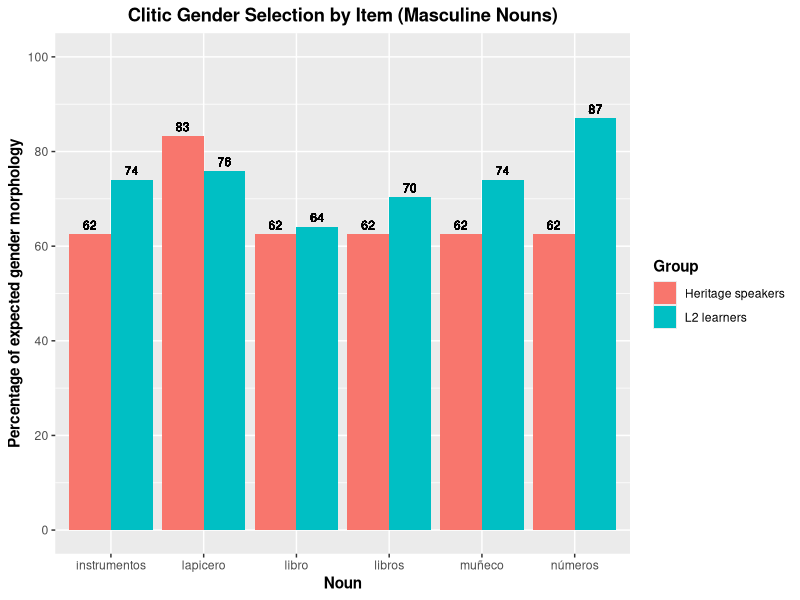
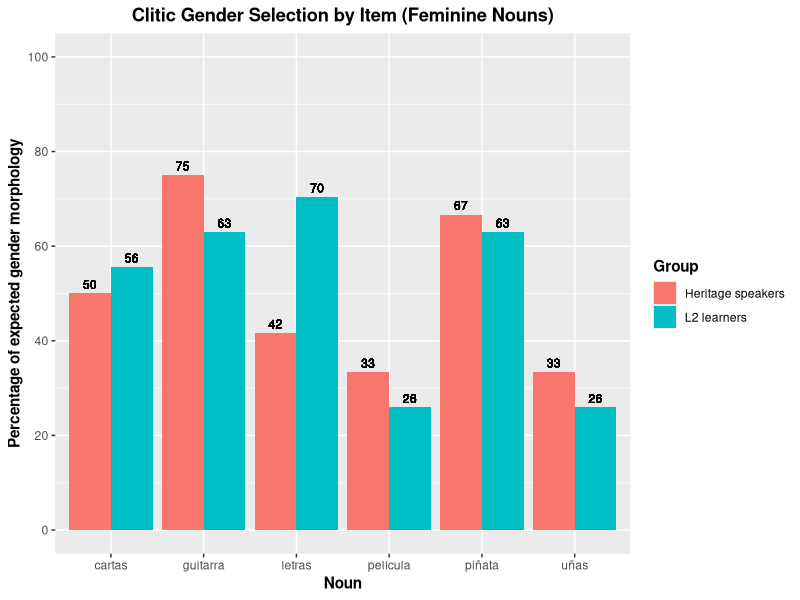
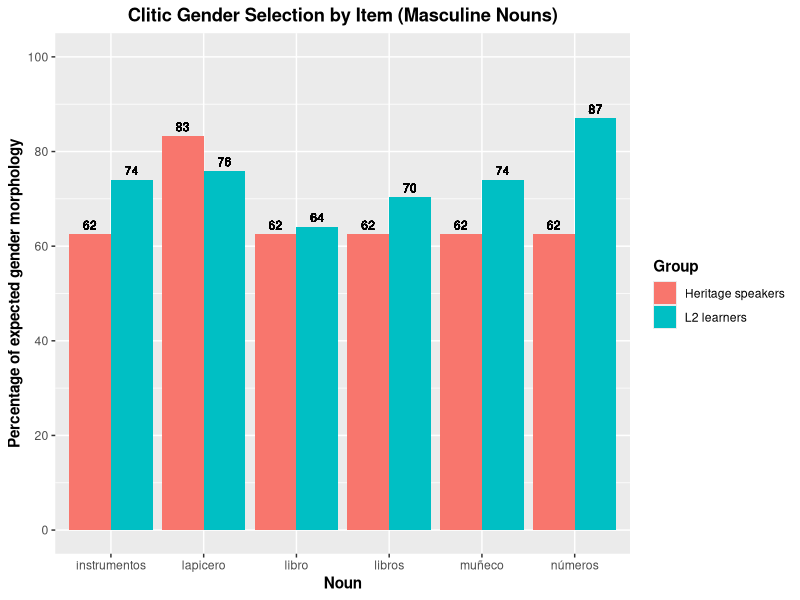
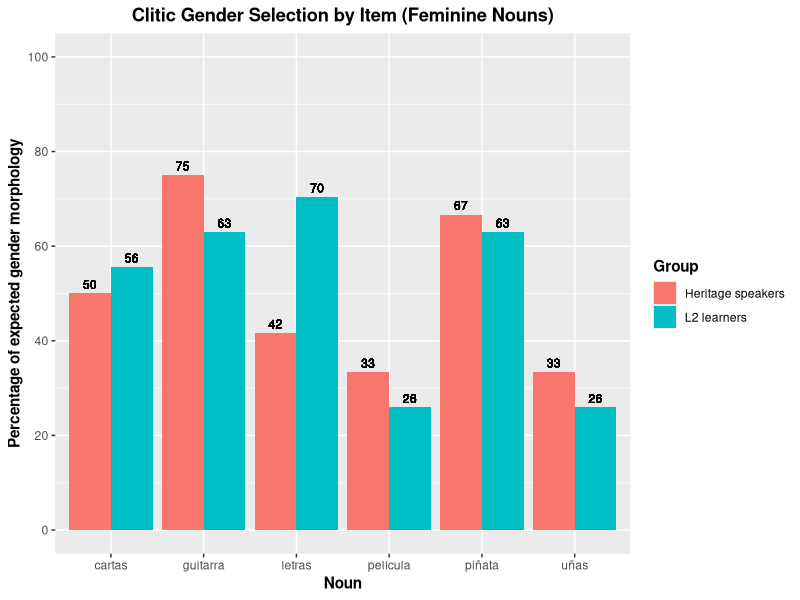

R code for these plots, in order:
library(tidyverse)
library(here)


# Load data
HS_2_FCT <- read_csv(here("./CSV Files/Heritage/Heritage Second Clitic FCT.csv")) %>% 
  mutate(Speaker_Group = "Heritage Speakers")

HS_45_FCT <- read_csv(here("./CSV Files/Heritage/Heritage Fourth and Fifth Clitic FCT.csv")) %>% 
  mutate(Speaker_Group = "Heritage Speakers")

HS_78_FCT <- read_csv(here("./CSV Files/Heritage/Heritage Seventh and Eighth Clitic FCT.csv")) %>% 
  mutate(Speaker_Group = "Heritage Speakers")

L2_2_FCT <- read_csv(here("./CSV Files/L2 Learners/L2 Second Clitic FCT.csv")) %>% 
  mutate(Speaker_Group = "L2 Learners")

L2_45_FCT <- read_csv(here("./CSV Files/L2 Learners/L2 Fourth and Fifth Clitic FCT.csv")) %>% 
  mutate(Speaker_Group = "L2 Learners")

L2_78_FCT <- read_csv(here("./CSV Files/L2 Learners/L2 Seventh and Eighth Clitic FCT.csv")) %>% 
  mutate(Speaker_Group = "L2 Learners")


# Separate by gender
## Masculine
HS_2_FCT_Masculine <- HS_2_FCT %>% 
  filter(Gender == "Masculine")

HS_45_FCT_Masculine <- HS_45_FCT %>% 
  filter(Gender == "Masculine")

HS_78_FCT_Masculine <- HS_78_FCT %>% 
  filter(Gender == "Masculine")

L2_2_FCT_Masculine <- L2_2_FCT %>% 
  filter(Gender == "Masculine")

L2_45_FCT_Masculine <- L2_45_FCT %>% 
  filter(Gender == "Masculine")

L2_78_FCT_Masculine <- L2_78_FCT %>% 
  filter(Gender == "Masculine")


## Feminine
HS_2_FCT_Feminine <- HS_2_FCT %>% 
  filter(Gender == "Feminine")

HS_45_FCT_Feminine <- HS_45_FCT %>% 
  filter(Gender == "Feminine")

HS_78_FCT_Feminine <- HS_78_FCT %>% 
  filter(Gender == "Feminine")

L2_2_FCT_Feminine <- L2_2_FCT %>% 
  filter(Gender == "Feminine")

L2_45_FCT_Feminine <- L2_45_FCT %>% 
  filter(Gender == "Feminine")

L2_78_FCT_Feminine <- L2_78_FCT %>% 
  filter(Gender == "Feminine")


## Join by speaker group
HS <- rbind(HS_2_FCT, HS_45_FCT, HS_78_FCT)
L2L <- rbind(L2_2_FCT, L2_45_FCT, L2_78_FCT)


# Separate by lexical items, HS
## HS, masculine
HS_Instrumentos <- HS %>% 
  filter(Item == "FCT-07") %>% 
  mutate(Item = "instrumentos")

HS_Lapicero <- HS %>% 
  filter(Item == "FCT-19") %>% 
  mutate(Item = "lapicero")

HS_Libro <- HS %>% 
  filter(Item == "FCT-03") %>% 
  mutate(Item = "libro")

HS_Libros <- HS %>% 
  filter(Item == "FCT-15") %>% 
  mutate(Item = "libros")

HS_Muñeco <- HS %>% 
  filter(Item == "FCT-11") %>% 
  mutate(Item = "muñeco")

HS_Números <- HS %>% 
  filter(Item == "FCT-23") %>% 
  mutate(Item = "números")


## HS, feminine
HS_Cartas <- HS %>% 
  filter(Item == "FCT-09") %>% 
  mutate(Item = "cartas")

HS_Guitarra <- HS %>% 
  filter(Item == "FCT-13") %>% 
  mutate(Item = "guitarra")

HS_Letras <- HS %>% 
  filter(Item == "FCT-17") %>% 
  mutate(Item = "letras")

HS_Película <- HS %>% 
  filter(Item == "FCT-05") %>% 
  mutate(Item = "película")

HS_Piñata <- HS %>% 
  filter(Item == "FCT-21") %>% 
  mutate(Item = "piñata")

HS_Uñas <- HS %>% 
  filter(Item == "FCT-05") %>% 
  mutate(Item = "uñas")


# Separate by lexical items, L2L
## L2L, masculine
L2L_Instrumentos <- L2L %>% 
  filter(Item == "FCT-07") %>% 
  mutate(Item = "instrumentos")

L2L_Lapicero <- L2L %>% 
  filter(Item == "FCT-19") %>% 
  mutate(Item = "lapicero")

L2L_Libro <- L2L %>% 
  filter(Item == "FCT-03") %>% 
  mutate(Item = "libro")

L2L_Libros <- L2L %>% 
  filter(Item == "FCT-15") %>% 
  mutate(Item = "libros")

L2L_Muñeco <- L2L %>% 
  filter(Item == "FCT-11") %>% 
  mutate(Item = "muñeco")

L2L_Números <- L2L %>% 
  filter(Item == "FCT-23") %>% 
  mutate(Item = "números")


## L2L, feminine
L2L_Cartas <- L2L %>% 
  filter(Item == "FCT-09") %>% 
  mutate(Item = "cartas")

L2L_Guitarra <- L2L %>% 
  filter(Item == "FCT-13") %>% 
  mutate(Item = "guitarra")

L2L_Letras <- L2L %>% 
  filter(Item == "FCT-17") %>% 
  mutate(Item = "letras")

L2L_Película <- L2L %>% 
  filter(Item == "FCT-05") %>% 
  mutate(Item = "película")

L2L_Piñata <- L2L %>% 
  filter(Item == "FCT-21") %>% 
  mutate(Item = "piñata")

L2L_Uñas <- L2L %>% 
  filter(Item == "FCT-05") %>% 
  mutate(Item = "uñas")


# Generate participant averages
## HS, masculine
HS_Instrumentos_Average <- aggregate(HS_Instrumentos$Accuracy, list(HS_Instrumentos$Structure), FUN = mean, na.rm = TRUE)
HS_Instrumentos_Average <- HS_Instrumentos_Average %>% rename(Structure_Avg = x)
HS_Instrumentos_Average <- left_join(HS_Instrumentos, HS_Instrumentos_Average, by = c("Structure" = "Group.1")) %>%  
  mutate(Structure_Percentage = Structure_Avg * 100)

HS_Lapicero_Average <- aggregate(HS_Lapicero$Accuracy, list(HS_Lapicero$Structure), FUN = mean, na.rm = TRUE)
HS_Lapicero_Average <- HS_Lapicero_Average %>% rename(Structure_Avg = x)
HS_Lapicero_Average <- left_join(HS_Lapicero, HS_Lapicero_Average, by = c("Structure" = "Group.1")) %>%  
  mutate(Structure_Percentage = Structure_Avg * 100)

HS_Libro_Average <- aggregate(HS_Libro$Accuracy, list(HS_Libro$Structure), FUN = mean, na.rm = TRUE)
HS_Libro_Average <- HS_Libro_Average %>% rename(Structure_Avg = x)
HS_Libro_Average <- left_join(HS_Libro, HS_Libro_Average, by = c("Structure" = "Group.1")) %>%  
  mutate(Structure_Percentage = Structure_Avg * 100)

HS_Libros_Average <- aggregate(HS_Libros$Accuracy, list(HS_Libros$Structure), FUN = mean, na.rm = TRUE)
HS_Libros_Average <- HS_Libros_Average %>% rename(Structure_Avg = x)
HS_Libros_Average <- left_join(HS_Libros, HS_Libros_Average, by = c("Structure" = "Group.1")) %>%  
  mutate(Structure_Percentage = Structure_Avg * 100)

HS_Muñeco_Average <- aggregate(HS_Muñeco$Accuracy, list(HS_Muñeco$Structure), FUN = mean, na.rm = TRUE)
HS_Muñeco_Average <- HS_Muñeco_Average %>% rename(Structure_Avg = x)
HS_Muñeco_Average <- left_join(HS_Muñeco, HS_Muñeco_Average, by = c("Structure" = "Group.1")) %>%  
  mutate(Structure_Percentage = Structure_Avg * 100)

HS_Números_Average <- aggregate(HS_Números$Accuracy, list(HS_Números$Structure), FUN = mean, na.rm = TRUE)
HS_Números_Average <- HS_Números_Average %>% rename(Structure_Avg = x)
HS_Números_Average <- left_join(HS_Números, HS_Números_Average, by = c("Structure" = "Group.1")) %>%  
  mutate(Structure_Percentage = Structure_Avg * 100)


## HS, feminine
HS_Cartas_Average <- aggregate(HS_Cartas$Accuracy, list(HS_Cartas$Structure), FUN = mean, na.rm = TRUE)
HS_Cartas_Average <- HS_Cartas_Average %>% rename(Structure_Avg = x)
HS_Cartas_Average <- left_join(HS_Cartas, HS_Cartas_Average, by = c("Structure" = "Group.1")) %>%  
  mutate(Structure_Percentage = Structure_Avg * 100)

HS_Guitarra_Average <- aggregate(HS_Guitarra$Accuracy, list(HS_Guitarra$Structure), FUN = mean, na.rm = TRUE)
HS_Guitarra_Average <- HS_Guitarra_Average %>% rename(Structure_Avg = x)
HS_Guitarra_Average <- left_join(HS_Guitarra, HS_Guitarra_Average, by = c("Structure" = "Group.1")) %>%  
  mutate(Structure_Percentage = Structure_Avg * 100)

HS_Letras_Average <- aggregate(HS_Letras$Accuracy, list(HS_Letras$Structure), FUN = mean, na.rm = TRUE)
HS_Letras_Average <- HS_Letras_Average %>% rename(Structure_Avg = x)
HS_Letras_Average <- left_join(HS_Letras, HS_Letras_Average, by = c("Structure" = "Group.1")) %>%  
  mutate(Structure_Percentage = Structure_Avg * 100)

HS_Película_Average <- aggregate(HS_Película$Accuracy, list(HS_Película$Structure), FUN = mean, na.rm = TRUE)
HS_Película_Average <- HS_Película_Average %>% rename(Structure_Avg = x)
HS_Película_Average <- left_join(HS_Película, HS_Película_Average, by = c("Structure" = "Group.1")) %>%  
  mutate(Structure_Percentage = Structure_Avg * 100)

HS_Piñata_Average <- aggregate(HS_Piñata$Accuracy, list(HS_Piñata$Structure), FUN = mean, na.rm = TRUE)
HS_Piñata_Average <- HS_Piñata_Average %>% rename(Structure_Avg = x)
HS_Piñata_Average <- left_join(HS_Piñata, HS_Piñata_Average, by = c("Structure" = "Group.1")) %>%  
  mutate(Structure_Percentage = Structure_Avg * 100)

HS_Uñas_Average <- aggregate(HS_Uñas$Accuracy, list(HS_Uñas$Structure), FUN = mean, na.rm = TRUE)
HS_Uñas_Average <- HS_Uñas_Average %>% rename(Structure_Avg = x)
HS_Uñas_Average <- left_join(HS_Uñas, HS_Uñas_Average, by = c("Structure" = "Group.1")) %>%  
  mutate(Structure_Percentage = Structure_Avg * 100)


## L2L, masculine
L2L_Instrumentos_Average <- aggregate(L2L_Instrumentos$Accuracy, list(L2L_Instrumentos$Structure), FUN = mean, na.rm = TRUE)
L2L_Instrumentos_Average <- L2L_Instrumentos_Average %>% rename(Structure_Avg = x)
L2L_Instrumentos_Average <- left_join(L2L_Instrumentos, L2L_Instrumentos_Average, by = c("Structure" = "Group.1")) %>%  
  mutate(Structure_Percentage = Structure_Avg * 100)

L2L_Lapicero_Average <- aggregate(L2L_Lapicero$Accuracy, list(L2L_Lapicero$Structure), FUN = mean, na.rm = TRUE)
L2L_Lapicero_Average <- L2L_Lapicero_Average %>% rename(Structure_Avg = x)
L2L_Lapicero_Average <- left_join(L2L_Lapicero, L2L_Lapicero_Average, by = c("Structure" = "Group.1")) %>%  
  mutate(Structure_Percentage = Structure_Avg * 100)

L2L_Libro_Average <- aggregate(L2L_Libro$Accuracy, list(L2L_Libro$Structure), FUN = mean, na.rm = TRUE)
L2L_Libro_Average <- L2L_Libro_Average %>% rename(Structure_Avg = x)
L2L_Libro_Average <- left_join(L2L_Libro, L2L_Libro_Average, by = c("Structure" = "Group.1")) %>%  
  mutate(Structure_Percentage = Structure_Avg * 100)

L2L_Libros_Average <- aggregate(L2L_Libros$Accuracy, list(L2L_Libros$Structure), FUN = mean, na.rm = TRUE)
L2L_Libros_Average <- L2L_Libros_Average %>% rename(Structure_Avg = x)
L2L_Libros_Average <- left_join(L2L_Libros, L2L_Libros_Average, by = c("Structure" = "Group.1")) %>%  
  mutate(Structure_Percentage = Structure_Avg * 100)

L2L_Muñeco_Average <- aggregate(L2L_Muñeco$Accuracy, list(L2L_Muñeco$Structure), FUN = mean, na.rm = TRUE)
L2L_Muñeco_Average <- L2L_Muñeco_Average %>% rename(Structure_Avg = x)
L2L_Muñeco_Average <- left_join(L2L_Muñeco, L2L_Muñeco_Average, by = c("Structure" = "Group.1")) %>%  
  mutate(Structure_Percentage = Structure_Avg * 100)

L2L_Números_Average <- aggregate(L2L_Números$Accuracy, list(L2L_Números$Structure), FUN = mean, na.rm = TRUE)
L2L_Números_Average <- L2L_Números_Average %>% rename(Structure_Avg = x)
L2L_Números_Average <- left_join(L2L_Números, L2L_Números_Average, by = c("Structure" = "Group.1")) %>%  
  mutate(Structure_Percentage = Structure_Avg * 100)


## L2L, feminine
L2L_Cartas_Average <- aggregate(L2L_Cartas$Accuracy, list(L2L_Cartas$Structure), FUN = mean, na.rm = TRUE)
L2L_Cartas_Average <- L2L_Cartas_Average %>% rename(Structure_Avg = x)
L2L_Cartas_Average <- left_join(L2L_Cartas, L2L_Cartas_Average, by = c("Structure" = "Group.1")) %>%  
  mutate(Structure_Percentage = Structure_Avg * 100)

L2L_Guitarra_Average <- aggregate(L2L_Guitarra$Accuracy, list(L2L_Guitarra$Structure), FUN = mean, na.rm = TRUE)
L2L_Guitarra_Average <- L2L_Guitarra_Average %>% rename(Structure_Avg = x)
L2L_Guitarra_Average <- left_join(L2L_Guitarra, L2L_Guitarra_Average, by = c("Structure" = "Group.1")) %>%  
  mutate(Structure_Percentage = Structure_Avg * 100)

L2L_Letras_Average <- aggregate(L2L_Letras$Accuracy, list(L2L_Letras$Structure), FUN = mean, na.rm = TRUE)
L2L_Letras_Average <- L2L_Letras_Average %>% rename(Structure_Avg = x)
L2L_Letras_Average <- left_join(L2L_Letras, L2L_Letras_Average, by = c("Structure" = "Group.1")) %>%  
  mutate(Structure_Percentage = Structure_Avg * 100)

L2L_Película_Average <- aggregate(L2L_Película$Accuracy, list(L2L_Película$Structure), FUN = mean, na.rm = TRUE)
L2L_Película_Average <- L2L_Película_Average %>% rename(Structure_Avg = x)
L2L_Película_Average <- left_join(L2L_Película, L2L_Película_Average, by = c("Structure" = "Group.1")) %>%  
  mutate(Structure_Percentage = Structure_Avg * 100)

L2L_Piñata_Average <- aggregate(L2L_Piñata$Accuracy, list(L2L_Piñata$Structure), FUN = mean, na.rm = TRUE)
L2L_Piñata_Average <- L2L_Piñata_Average %>% rename(Structure_Avg = x)
L2L_Piñata_Average <- left_join(L2L_Piñata, L2L_Piñata_Average, by = c("Structure" = "Group.1")) %>%  
  mutate(Structure_Percentage = Structure_Avg * 100)

L2L_Uñas_Average <- aggregate(L2L_Uñas$Accuracy, list(L2L_Uñas$Structure), FUN = mean, na.rm = TRUE)
L2L_Uñas_Average <- L2L_Uñas_Average %>% rename(Structure_Avg = x)
L2L_Uñas_Average <- left_join(L2L_Uñas, L2L_Uñas_Average, by = c("Structure" = "Group.1")) %>%  
  mutate(Structure_Percentage = Structure_Avg * 100)


# Rejoin and prepare for graph
## HS data
HS_Masculine <- rbind(HS_Instrumentos_Average, HS_Lapicero_Average, HS_Libro_Average, HS_Libros_Average, HS_Muñeco_Average, HS_Números_Average) %>% 
  mutate(Group = "Heritage speakers")

HS_Feminine <- rbind(HS_Cartas_Average, HS_Guitarra_Average, HS_Letras_Average, HS_Película_Average, HS_Piñata_Average, HS_Uñas_Average) %>% 
  mutate(Group = "Heritage speakers")


## L2L data
L2L_Masculine <- rbind(L2L_Instrumentos_Average, L2L_Lapicero_Average, L2L_Libro_Average, L2L_Libros_Average, L2L_Muñeco_Average, L2L_Números_Average) %>% 
  mutate(Group = "L2 learners")

L2L_Feminine <- rbind(L2L_Cartas_Average, L2L_Guitarra_Average, L2L_Letras_Average, L2L_Película_Average, L2L_Piñata_Average, L2L_Uñas_Average) %>% 
  mutate(Group = "L2 learners")


## Aggregated data
Masculine <- rbind(HS_Masculine, L2L_Masculine)
Feminine <- rbind(HS_Feminine, L2L_Feminine)

Master <- rbind(Masculine, Feminine)
Master$Gender <- factor(Master$Gender, levels = c("Masculine", "Feminine"))


# Generate graphs
## Masculine
Masculine_Graph <- Masculine %>% 
  ggplot(aes(x = Item, y = Structure_Percentage, fill = Group)) + 
  geom_bar(position = "dodge", stat = "identity") +
  scale_y_continuous(breaks = seq (0, 100, 20),
                     limits = c(0, 100)) +
  geom_text(aes(label = round(Structure_Percentage)),
            position = position_dodge(width = .9),
            vjust = -0.5,
            size = 3) +
  labs(x = "Noun", y = "Percentage of expected gender morphology", title = "Clitic Gender Selection by Item (Masculine Nouns)") +
  theme(axis.title = element_text(face = "bold"),
        plot.title = element_text(hjust = 0.5, face = "bold"),
        legend.title = element_text(face = "bold"),
        strip.text = element_text(face = "bold"))

Masculine_Graph

ggsave(filename = here("Gender Comprehension Manuscript (Frontiers)", "Graphs", "Frontiers Gender Figure 3.pdf"),
       plot = Masculine_Graph,
       device = "pdf",
       width = 6.5,
       height = 3.5,
       units = "in")


## Feminine
Feminine_Graph <- Feminine %>% 
  ggplot(aes(x = Item, y = Structure_Percentage, fill = Group)) + 
  geom_bar(position = "dodge", stat = "identity") +
  scale_y_continuous(breaks = seq (0, 100, 20),
                     limits = c(0, 100)) +
  geom_text(aes(label = round(Structure_Percentage)),
            position = position_dodge(width = .9),
            vjust = -0.5,
            size = 3) +
  labs(x = "Noun", y = "Percentage of expected gender morphology", title = "Clitic Gender Selection by Item (Feminine Nouns)") +
  theme(axis.title = element_text(face = "bold"),
        plot.title = element_text(hjust = 0.5, face = "bold"),
        legend.title = element_text(face = "bold"),
        strip.text = element_text(face = "bold"))

Feminine_Graph

ggsave(filename = here("Gender Comprehension Manuscript (Frontiers)", "Graphs", "Frontiers Gender Figure 4.pdf"),
       plot = Feminine_Graph,
       device = "pdf",
       width = 6.5,
       height = 3.5,
       units = "in")
